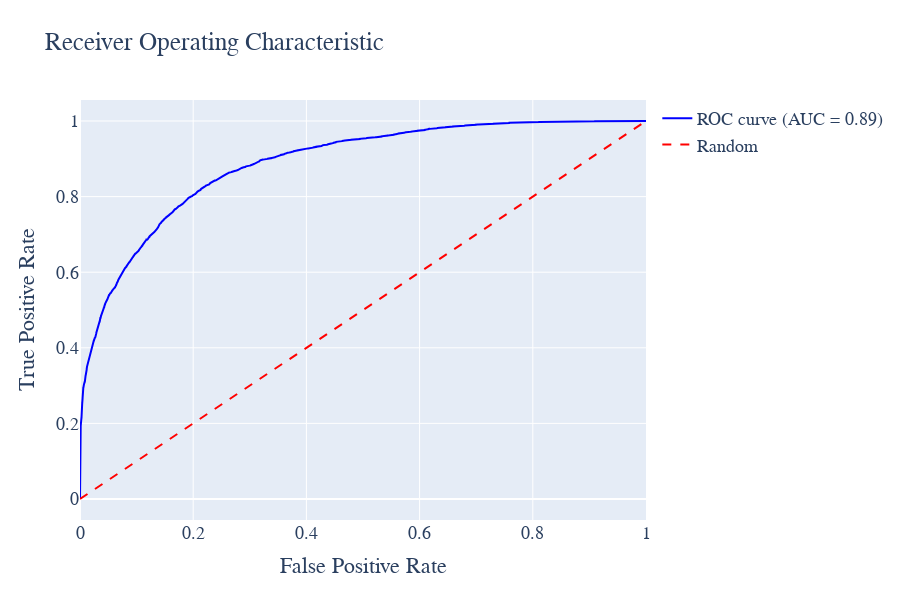

The code cell stored with this chart in its notebook:
### Code cell
import plotly.graph_objects as go
from sklearn.metrics import roc_curve, auc

# 计算ROC曲线
roc_auc = auc(fpr, tpr)

# 创建布局
layout = go.Layout(
    title='Receiver Operating Characteristic',
    xaxis=dict(title='False Positive Rate'),
    yaxis=dict(title='True Positive Rate'),
    hovermode='closest',
    width=900, height=600,
    font=dict(family='Times New Roman', size=18)
)

# 创建ROC曲线图形
roc_trace = go.Scatter(
    x=fpr,
    y=tpr,
    mode='lines',
    line=dict(color='blue', width=2),
    name='ROC curve (AUC = %0.2f)' % roc_auc
)

# 创建对角线图形
diagonal_trace = go.Scatter(
    x=[0, 1],
    y=[0, 1],
    mode='lines',
    line=dict(color='red', width=2, dash='dash'),
    name='Random'
)

# 创建图表数据
data = [roc_trace, diagonal_trace]

# 创建图表
fig = go.Figure(data=data, layout=layout)

fig.write_html('Image/4_6_4_2.html')
# 显示图表
fig.show()

### Figure 1 — Plotly figure (JSON) as saved in the notebook; plotly's stock layout.template omitted (floating-point values rounded to 4 significant figures; data arrays with more than 128 entries replaced by an {"elided": "..."} marker saying what was removed)
{"data": [{"line": {"color": "blue", "width": 2}, "mode": "lines", "name": "ROC curve (AUC = 0.89)", "type": "scatter", "x": {"elided": "4011 float values"}, "y": {"elided": "4011 float values"}}, {"line": {"color": "red", "dash": "dash", "width": 2}, "mode": "lines", "name": "Random", "type": "scatter", "x": [0, 1], "y": [0, 1]}], "layout": {"font": {"family": "Times New Roman", "size": 18}, "height": 600, "hovermode": "closest", "title": {"text": "Receiver Operating Characteristic"}, "width": 900, "xaxis": {"title": {"text": "False Positive Rate"}}, "yaxis": {"title": {"text": "True Positive Rate"}}}}
